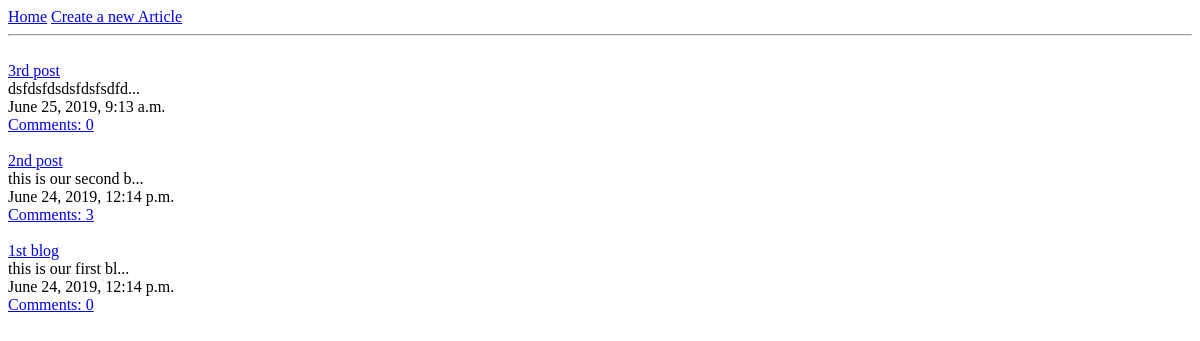
Before: / with the older database file.
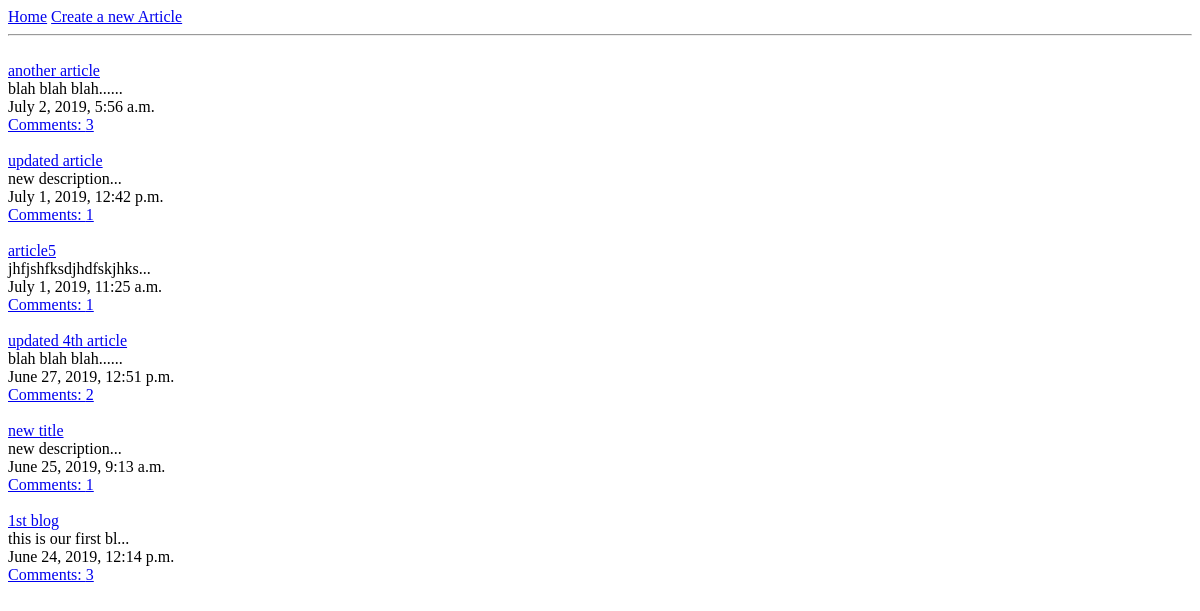
After: the same page with the newer database file.
### blog/models.py (models this page shows, shortened)
class Article(models.Model):
    title = models.CharField(max_length=25)
    description = models.TextField()
    created_at = models.DateTimeField(auto_now_add=True)
    updated_at = models.DateTimeField(auto_now=True)

### blog/views.py (the view)
# urls.py: path('', blog_views.blog_list,name="blog-list"),
def blog_list(request):
    articles = Article.objects.all().order_by('-created_at')
    return render(request, 'article_list.html', {'articles':articles})

### templates/article_list.html
{% extends 'base.html' %}
    {% block content %}
        {% for article in articles %}
            <a href="{% url 'blog-detail' article.pk %}">{{ article.title }}</a><br>
            {{ article.description|slice:":20" }}...<br>
            {{ article.created_at }}
            {{ article.author }}<br>
            <a href="{% url 'blog-detail' article.pk %}">Comments: {{ article.comments.count }}</a>
            <br><br>
        {% endfor %}
    {% endblock %}

### templates/base.html (shortened to what this page needs)
<!DOCTYPE html>
<html>
<head>
</head>
<body>
    <a href="{% url 'blog-list' %}">Home</a>
    <a href="{% url 'new-blog' %}">Create a new Article</a>
    <hr>
    <br>
    {% block content %}
    {% endblock %}
</body>
</html>

Changed rows visible on the page:
removed Article: title "2nd post", description "this is our second b", created_at "June 24, 2019, 12:14 p.m.", comments.count "3"
added Article: title "another article", description "blah blah blah...", created_at "July 2, 2019, 5:56 a.m.", comments.count "3"
added Article: title "updated article", description "new description", created_at "July 1, 2019, 12:42 p.m.", comments.count "1"
added Article: title "article5", description "jhfjshfksdjhdfskjhks", created_at "July 1, 2019, 11:25 a.m.", comments.count "1"
added Article: title "updated 4th article", description "blah blah blah...", created_at "June 27, 2019, 12:51 p.m.", comments.count "2"
changed Article: title "3rd post" → "new title"; description "dsfdsfdsdsfdsfsdfd" → "new description"; comments.count "0" → "1"
computed for Article "1st blog": comments.count "0" → "3"
